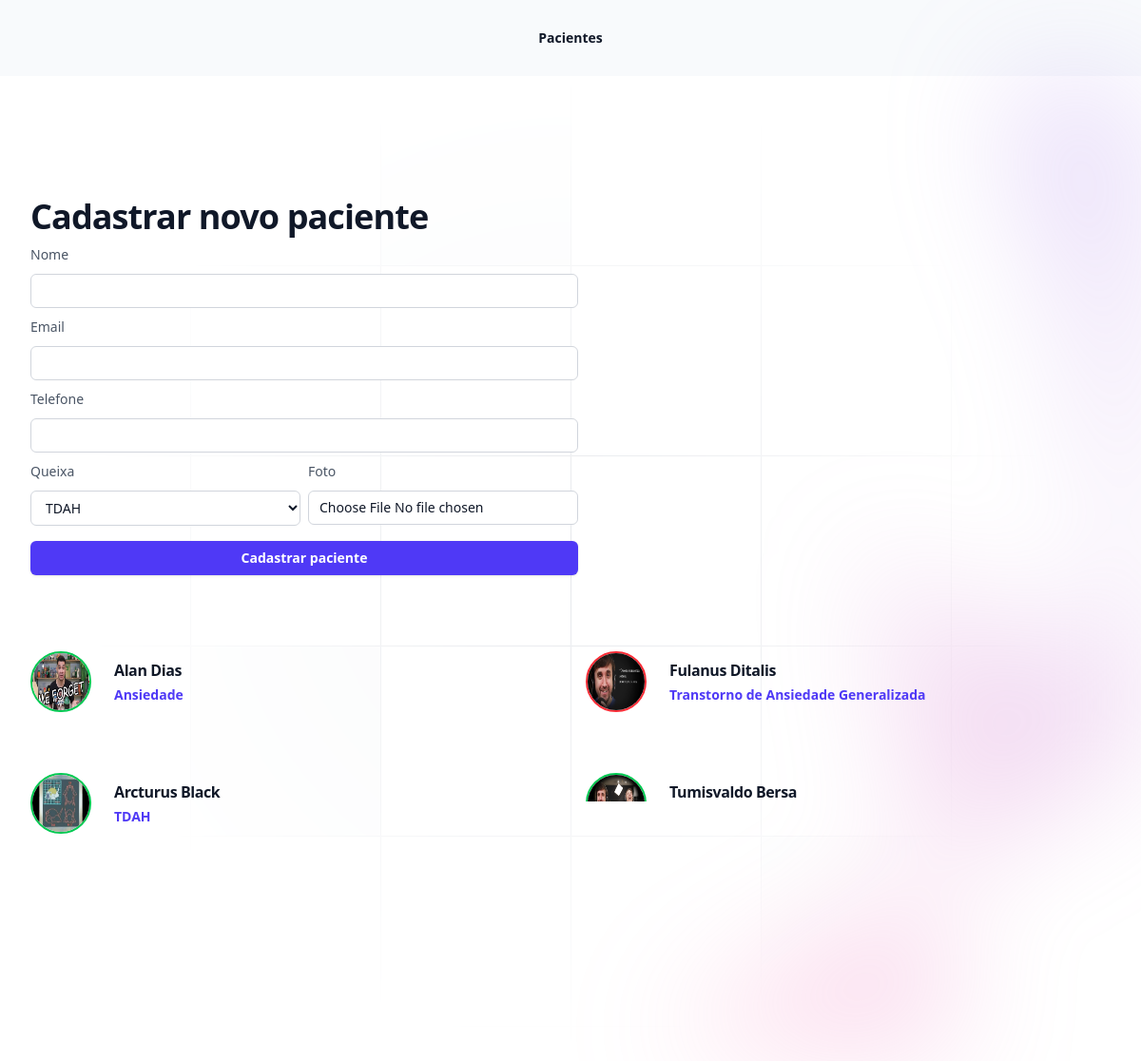
The app's page /pacientes/ with its own data.
### pacientes/models.py (models this page shows, shortened)
class Pacientes(models.Model):
    queixa_choices = (
        ('TD', 'TDAH'),
        ('DE', 'Depressão'),
        ('AN', 'Ansiedade'),
        ('AG', 'Transtorno de Ansiedade Generalizada'),
    )
    nome = models.CharField(max_length=100)
    email = models.EmailField(null=True, blank=True)
    telefone = models.CharField(max_length=30, null=True, blank=True)
    queixa = models.CharField(max_length=2, choices=queixa_choices, default="TD")
    foto = models.ImageField(upload_to='fotos')
    inadimplente = models.BooleanField(default=False)

### pacientes/views.py (the view, shortened to what this page needs)
# urls.py: path('pacientes/', include('pacientes.urls'))
def pacientes(request):
    queixas = Pacientes.queixa_choices
    pacientes = Pacientes.objects.all()
    if request.method == 'GET':
        return render(request, 'pacientes.html', context={'queixas':queixas, 'pacientes':pacientes})

### pacientes/templates/pacientes.html (shortened to what this page needs)
{% extends "base.html" %}
{% block 'body' %}
    <div class="relative isolate">
        <div class="pointer-events-none absolute left-1/2 right-0 top-0 -z-10 -ml-24 transform-gpu overflow-hidden blur-3xl lg:ml-24 xl:ml-48" aria-hidden="true">
            <div class="aspect-[801/1036] w-[50.0625rem] bg-gradient-to-tr from-[#ff80b5] to-[#9089fc] opacity-30" style="clip-path: polygon(63.1% 29.5%, 100% 17.1%, 76.6% 3%, 48.4% 0%, 44.6% 4.7%, 54.5% 25.3%, 59.8% 49%, 55.2% 57.8%, 44.4% 57.2%, 27.8% 47.9%, 35.1% 81.5%, 0% 97.7%, 39.2% 100%, 35.2% 81.4%, 97.2% 52.8%, 63.1% 29.5%)"></div>
        </div>
    <div class="py-24 sm:py-32">
        <div class="mx-auto grid max-w-7xl gap-20 px-6 lg:px-8 xl:grid-cols-3">
          <div class="max-w-xl">
            <h2 class="text-pretty text-3xl font-semibold tracking-tight text-gray-900 sm:text-4xl">Cadastrar novo paciente</h2>
            <form action="{% url 'pacientes' %}" method="POST" enctype='multipart/form-data'> {% csrf_token %}
                <label for="nome" class="block mt-2 text-sm/6 font-medium text-gray-600">Nome</label>
                <div class="mt-2">
                    <input type="text" name="nome" id="nome" autocomplete="given-name" class="block w-full rounded-md bg-white px-3 py-1.5 text-base text-gray-900 outline outline-1 -outline-offset-1 outline-gray-300 placeholder:text-gray-400 focus:outline focus:outline-2 focus:-outline-offset-2 focus:outline-indigo-600 sm:text-sm/6">
                </div>
                <label for="email" class="block mt-2 text-sm/6 font-medium text-gray-600">Email</label>
                <div class="mt-2">
                    <input type="email" name="email" id="email" class="block w-full rounded-md bg-white px-3 py-1.5 text-base text-gray-900 outline outline-1 -outline-offset-1 outline-gray-300 placeholder:text-gray-400 focus:outline focus:outline-2 focus:-outline-offset-2 focus:outline-indigo-600 sm:text-sm/6">
                </div>
                <label for="telefone" class="block mt-2 text-sm/6 font-medium text-gray-600">Telefone</label>
                <div class="mt-2">
                    <input type="text" name="telefone" id="telefone" class="block w-full rounded-md bg-white px-3 py-1.5 text-base text-gray-900 outline outline-1 -outline-offset-1 outline-gray-300 placeholder:text-gray-400 focus:outline focus:outline-2 focus:-outline-offset-2 focus:outline-indigo-600 sm:text-sm/6">
                </div>
                <div class="grid grid-cols-2 gap-2">
                    <div>
                        <label for="telefone" class="block mt-2 text-sm/6 font-medium text-gray-600">Queixa</label>
                        <div class="mt-2">
                            <select name="queixa" class="block w-full rounded-md bg-white px-3 py-2 text-base text-gray-900 outline outline-1 -outline-offset-1 outline-gray-300 placeholder:text-gray-400 focus:outline focus:outline-2 focus:-outline-offset-2 focus:outline-indigo-600 sm:text-sm/6">
                                {% for queixa in queixas %}
                                    <option value="{{queixa.0}}">{{queixa.1}}</option>
                                {% endfor %}
                            </select>
                        </div>
                    </div>
                    <div>
                        <label for="foto" class="block mt-2 text-sm/6 font-medium text-gray-600">Foto</label>
                        <div class="mt-2">
                            <input type="file" required name="foto" id="foto" class="block w-full rounded-md bg-white px-3 py-1.5 text-base text-gray-900 outline outline-1 -outline-offset-1 outline-gray-300 placeholder:text-gray-400 focus:outline focus:outline-2 focus:-outline-offset-2 focus:outline-indigo-600 sm:text-sm/6">
                        </div>
                    </div>
                </div>
                <button type="submit" class="inline-flex justify-center rounded-md bg-indigo-600 mt-4 cursor-pointer px-3 py-2 w-full text-sm font-semibold text-white shadow-sm hover:bg-indigo-500 focus-visible:outline focus-visible:outline-2 focus-visible:outline-offset-2 focus-visible:outline-indigo-600">Cadastrar paciente</button>
            </form>
        </div>
          <ul role="list" class="grid gap-x-8 gap-y-12 sm:grid-cols-2 sm:gap-y-16 xl:col-span-2">
            {% for paciente in pacientes %}
            <li>
            <div class="flex items-center gap-x-6">
                <img class="size-16 rounded-full border-2 {% if paciente.inadimplente %} border-red-500 {% else %} border-green-500 {% endif %}" src="{{paciente.foto.url}}" alt="">
                <div>
                <a href="{% url 'paciente_view' paciente.id %}" class="text-base/7 font-semibold tracking-tight text-gray-900">{{paciente.nome}}</a>
                <p class="text-sm/6 font-semibold text-indigo-600">{{paciente.get_queixa_display}}</p>
                </div>
            </div>
            </li>
            {% endfor %}
          </ul>
        </div>
      </div>
    </div>
{% endblock 'body' %}

### pacientes/templates/base.html (shortened to what this page needs)
<!DOCTYPE html>
<html lang="pt-br">
<head>
    <script src="https://unpkg.com/@tailwindcss/browser@4"></script>
</head>
<body>
    <header class="bg-slate-50">
        <nav class="flex items-center justify-between p-6 lg:px-8" aria-label="Global">
          <div class="flex lg:flex-1">
            <a href="#" class="-m-1.5 p-1.5">
            </a>
          </div>
          <div class="hidden lg:flex lg:gap-x-12">
            <a href="{% url 'pacientes' %}" class="text-sm/6 font-semibold text-gray-900">Pacientes</a>
          </div>
        </nav>
      </header>
    {% block 'body' %}{% endblock 'body' %}
</body>
</html>

### records on screen
Pacientes: foto (picture), nome "Alan Dias", queixa "Ansiedade"
Pacientes: foto (picture), nome "Fulanus Ditalis", queixa "Transtorno de Ansiedade Generalizada"
Pacientes: foto (picture), nome "Arcturus Black", queixa "TDAH"
Pacientes: foto (picture), nome "Tumisvaldo Bersa"

### other values on screen
form field queixa "TDAH"
